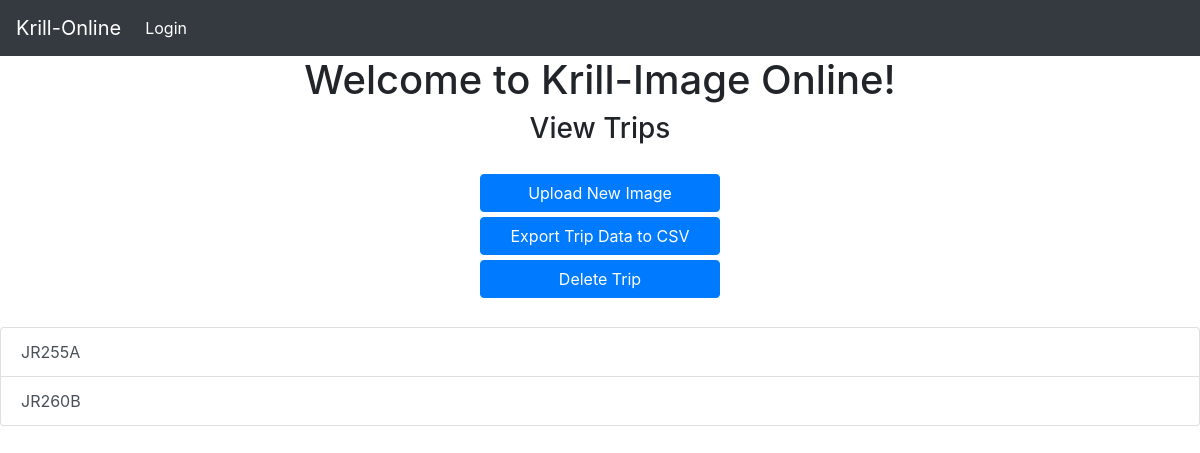
Before: /view_trips/ with the older database file.
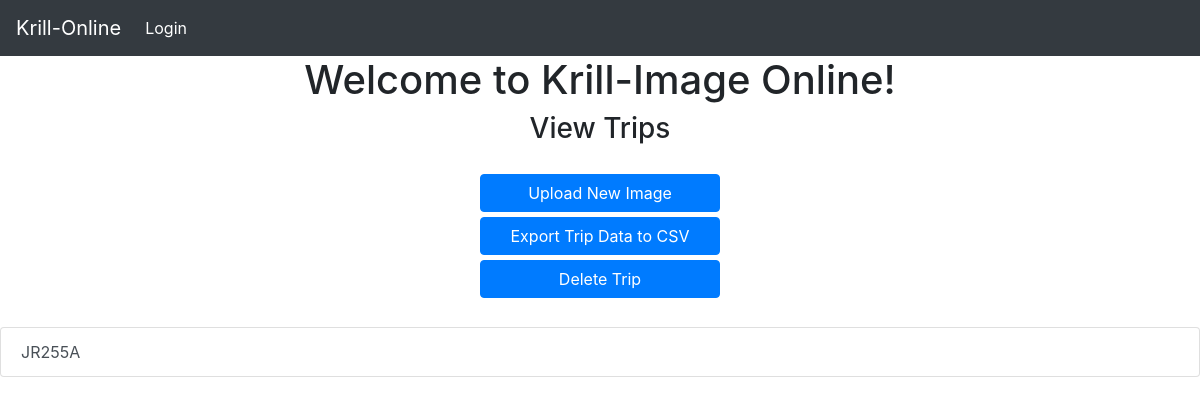
After: the same page with the newer database file.
### KrillApp/models.py (models this page shows, shortened)
class Trip(models.Model):
    trip_name = models.CharField(primary_key=True,max_length=100,unique=True)
    user = models.ForeignKey(User, on_delete = models.CASCADE, null=False)
    created_on = models.DateTimeField(default=datetime.now)

### KrillApp/views.py (the view)
# urls.py: path("view_trips/",views.Get_User_Trips,name='view_trips'),
def Get_User_Trips(request):
    sql = 'SELECT * FROM Krillapp_trip;'
    trip_list = []
    trips = Trip.objects.raw(sql)
    for trip in trips:
        trip_list.append(str(trip.trip_name))
    return render(request ,'view_trips.html', {'trip_list':trip_list})

### KrillApp/templates/view_trips.html (shortened to what this page needs)
{% extends 'base.html' %}
{% load static %}
{% block content %}
<link rel="stylesheet" type="text/css" href="{% static 'KrillApp/view_trips.css' %}">
<h3>View Trips</h3>
<br />
    <div id ="view_trips_buttons">
        <a style="display:block" id="trip_button" class="btn btn-primary" href = "{% url 'upload_image_to_trip' %}">Upload New Image </a>
        <a style="display:block" id="export_to_csv" onclick="export_trip_to_csv()"  class="btn btn-primary">Export Trip Data to CSV</a>
        <a style="display:block" id="delete_trip" ajax-url = "{% url 'delete_trip' %}"  class="btn btn-primary">Delete Trip </a>
    </div>
<br />
<ul ajax-url = "{% url 'get_trip_image_list' %}" id="trip_list" class="list-group">
    {% for i in trip_list %}
    <li  class="list-group-item list-group-item-action">{{ i }}</li>
    {% endfor %}
</ul>
{% endblock %}

Changed rows visible on the page:
removed Trip: trip_list "JR260B"
